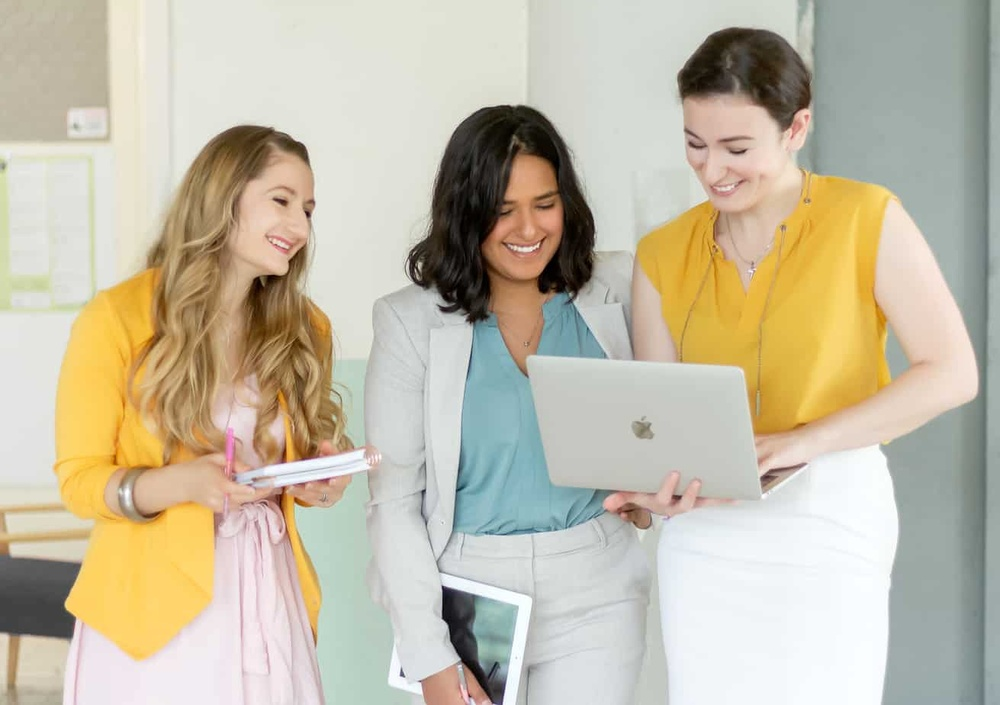
#> input picture Detection/MTCNN/2.jpg, 1000 x 705 px, shrunk from 1311 x 924 before the run
$ python crop_faces.py 2.jpg
#> lines starting #> are read from the running program, lines starting #| are printed output that depends on the picture; after the words box and inside, x2 and y2 are one past the last pixel; in counts of white or black regions, pixels touching at a corner belong together
import cv2
import sys
imagePath = sys.argv[1]

image = cv2.imread(imagePath)
#> image is the input picture: shape (705, 1000, 3); mean B, G, R 167.8, 188.3, 196
gray = cv2.cvtColor(image, cv2.COLOR_BGR2GRAY)
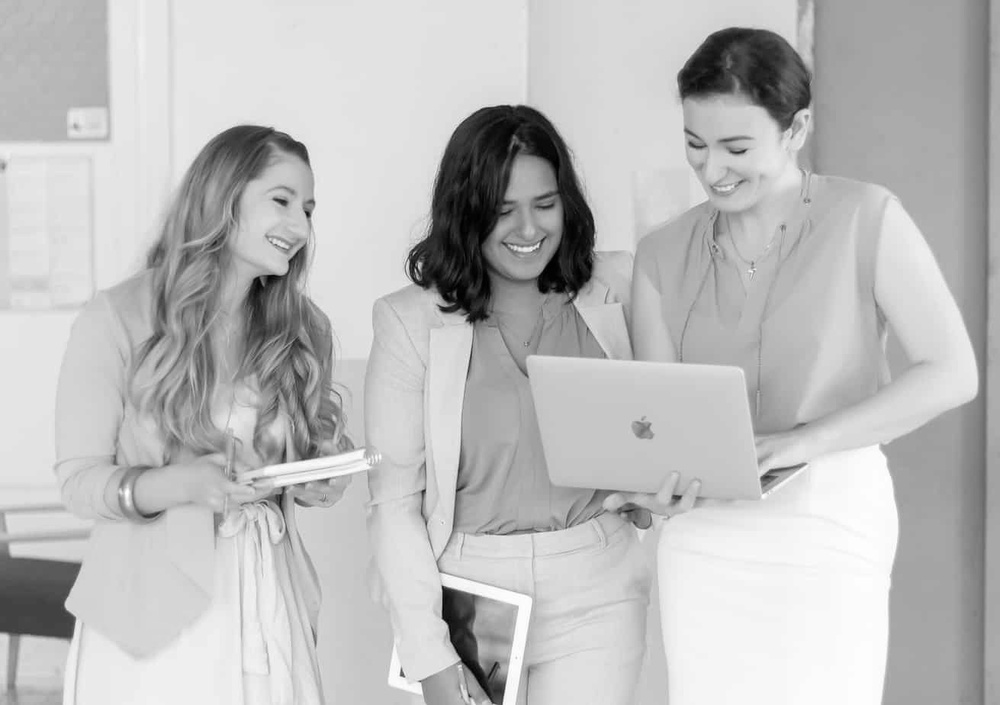
#> gray: shape (705, 1000); min 0, max 255, mean 188.3

faceCascade = cv2.CascadeClassifier(cv2.data.haarcascades + "haarcascade_frontalface_default.xml")
faces = faceCascade.detectMultiScale(
        gray,
        scaleFactor=1.3,
        minNeighbors=3,
        minSize=(30, 30)
)
#> faces = [[480, 174, 93, 93], [664, 108, 102, 102]]

print("[INFO] Found {0} Faces!".format(len(faces)))
#| [INFO] Found 2 Faces!

for (x, y, w, h) in faces:
    cv2.rectangle(image, (x, y), (x+w, y+h), (0, 255, 0), 2)
    roi_color = image[y:y + h, x:x +w]
    print("[INFO] Object found. Saving locally.")
    cv2.imwrite("cropimg/"+str(w) + str(h) + '_faces.jpg', roi_color)
#> this loop made 2 passes
#| [INFO] Object found. Saving locally.
#| [INFO] Object found. Saving locally.
#> pass 1, `roi_color = image[y:y + h, x:x +w]`:
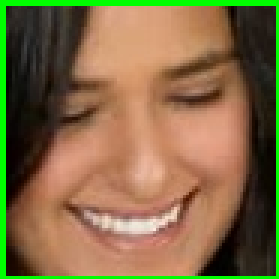
#> roi_color: shape (93, 93, 3) (shown 3 times larger); mean B, G, R 68.8, 107.3, 129
#> pass 2, `roi_color = image[y:y + h, x:x +w]`:
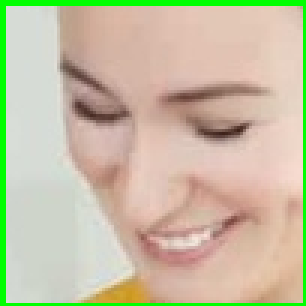
#> roi_color: shape (102, 102, 3) (shown 3 times larger); mean B, G, R 163.2, 191.5, 198.2
#> after the loop:
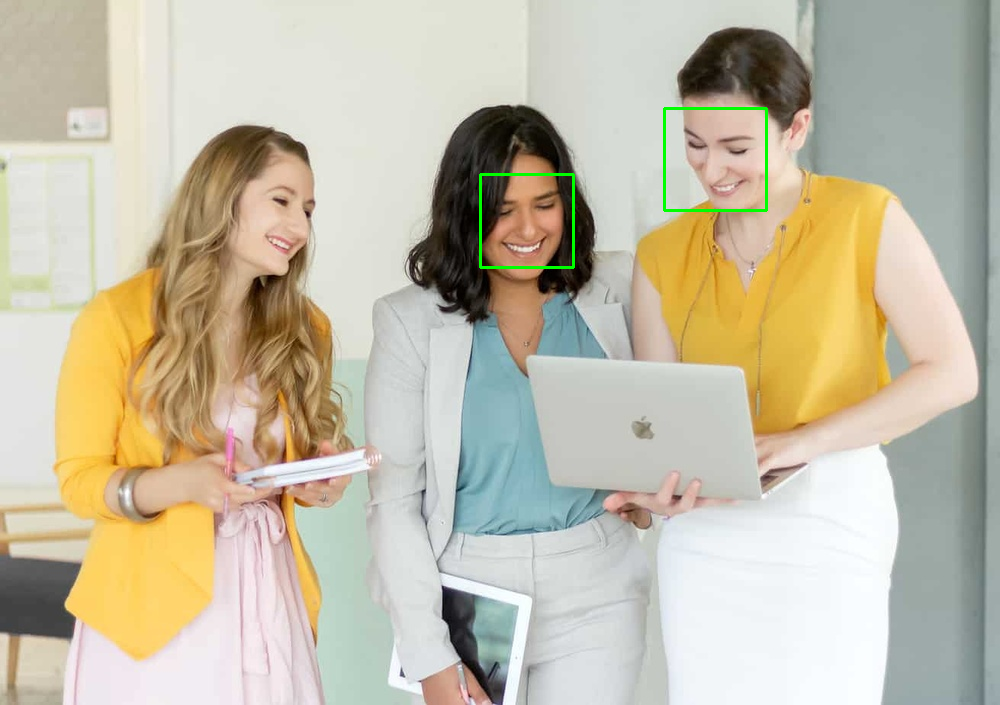
#> image: shape (705, 1000, 3); 0.33% of pixels changed, all inside (x1, y1, x2, y2) = (479, 107, 768, 269)

status = cv2.imwrite('faces_detected.jpg', image)
print ("[INFO] Image faces_detected.jpg written to filesystem: ",status)
#| [INFO] Image faces_detected.jpg written to filesystem:  True

$ run again, on Detection/MTCNN/people_with_phones.png
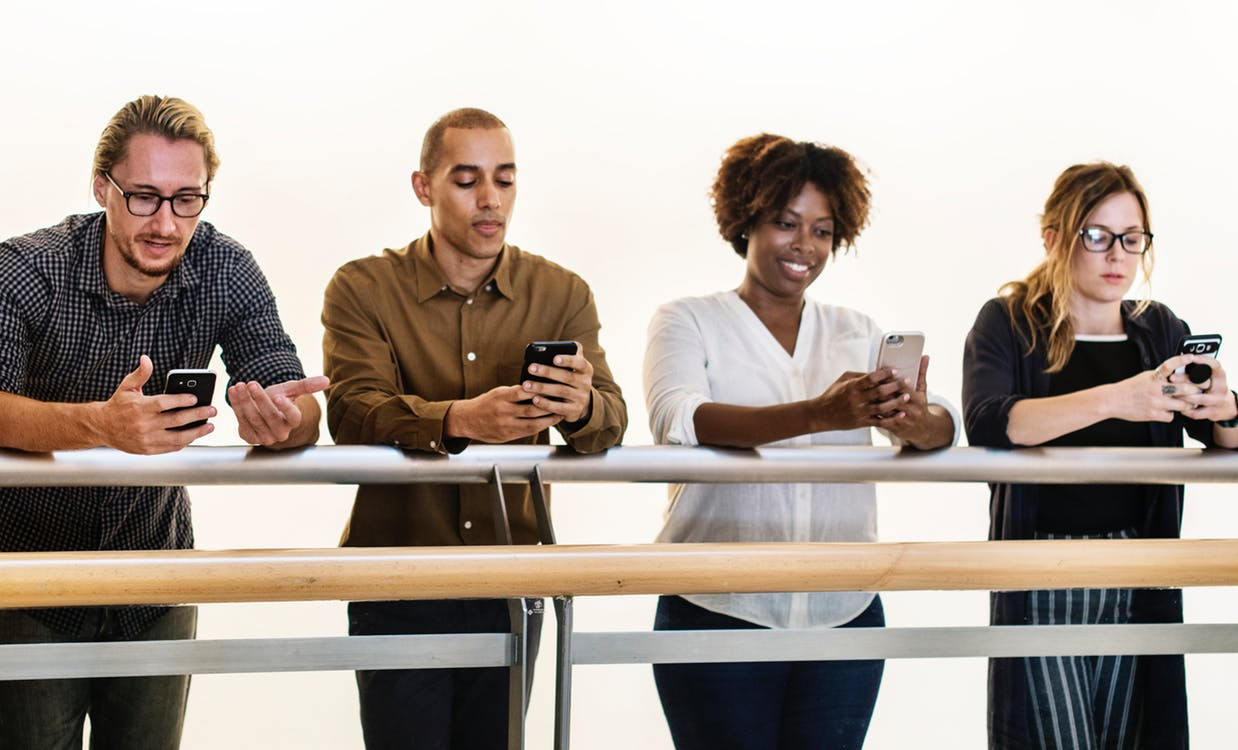
#> input picture Detection/MTCNN/people_with_phones.png, 1238 x 750 px
#> image is the input picture: shape (750, 1238, 3); mean B, G, R 154.5, 163.1, 173.8
#> faces = [[437, 141, 99, 99], [762, 198, 82, 82], [106, 153, 116, 116], [1016, 183, 151, 151]]
#| [INFO] Found 4 Faces!
#> the loop `for (x, y, w, h) in faces:` made 4 passes
#> (printed output is left out)
#> pass 1, `roi_color = image[y:y + h, x:x +w]`:
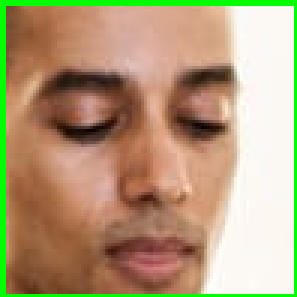
#> roi_color: shape (99, 99, 3) (shown 3 times larger); mean B, G, R 120.9, 156.5, 178.7
#> after the loop `for (x, y, w, h) in faces:`:
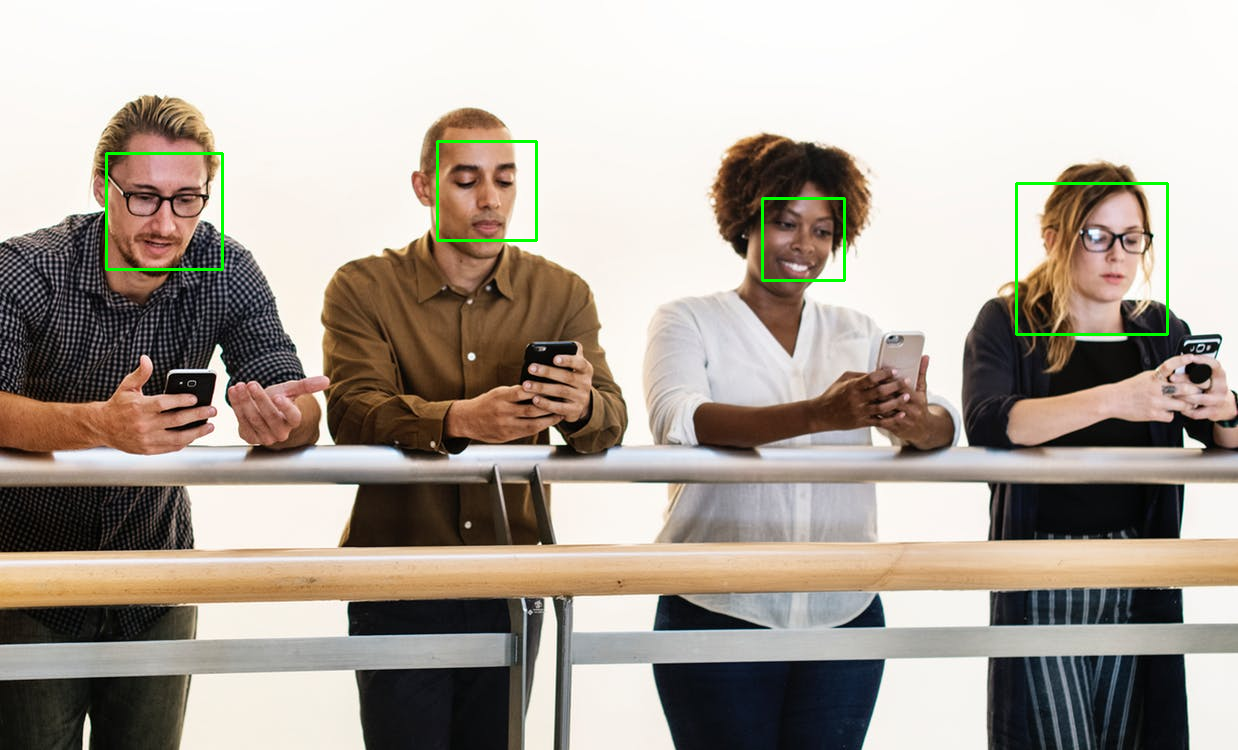
#> image: shape (750, 1238, 3); 0.58% of pixels changed, all inside (x1, y1, x2, y2) = (105, 140, 1169, 336)
#| [INFO] Image faces_detected.jpg written to filesystem:  True
